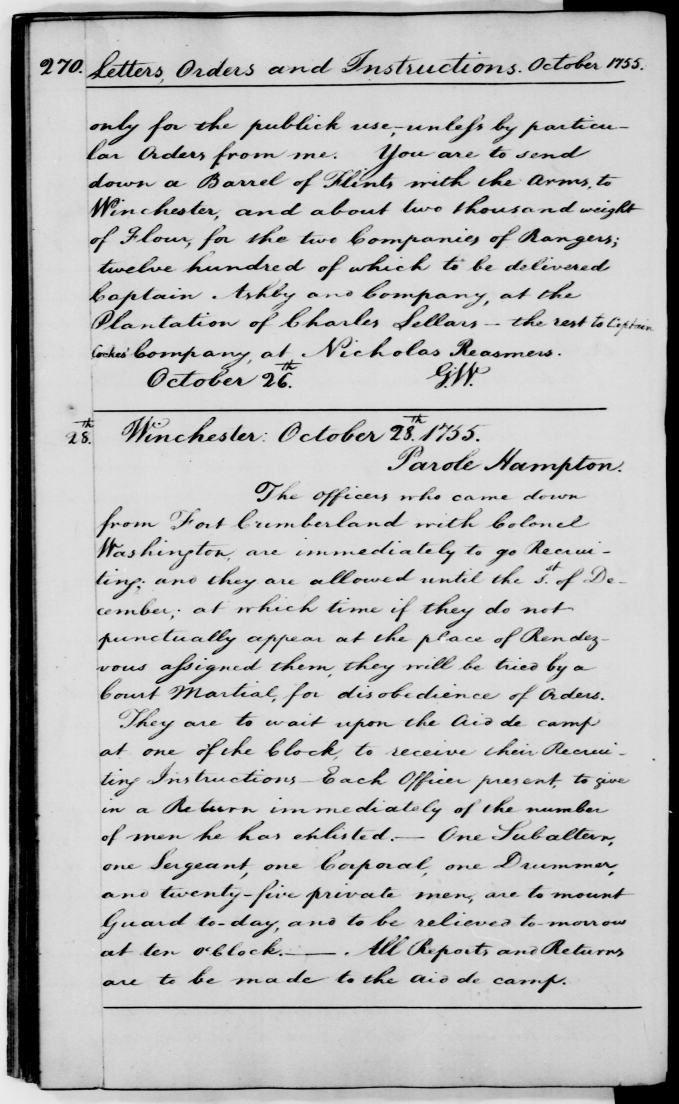
#> input picture Keyword Spotting/images/270.jpg, 2035 x 3311 px, found by its file name (shown at 1/3 size); its folder holds 8 pictures in this run; the run also reads 2 pictures not shown here
$ jupyter execute --allow-errors keyword_spotting.ipynb
#> lines starting #> are read from the running program, lines starting #| are printed output that depends on the picture; after the words box and inside, x2 and y2 are one past the last pixel; in counts of white or black regions, pixels touching at a corner belong together
# Exercise 3

Shape Matching: Represent shapes with a string of equidistance contour points, labeled with their angle (0 if continuing in the same direction, ≠0 for turns

Dynamic time warping aligns two sequences along a common time axis by considering only substitutions $(x_i \rightarrow y_j)$, usually with Euclidean cost:
$c(x_i \rightarrow y_j)= ||x_i − y_j|| = \sqrt{\sum_{k=1}^{n}(x_{i,k} − y_{j,k})^2}$

## Keyword Spotting:
Describe words as feature vector sequences with a sliding window.
Retrieve words similar to a query word from the document.

## Our data:
* /ground-truth/transcription.txt:  Contains the transcription of all words (on a character level) of the whole dataset.
* /ground-truth/locations/*.svg: Contains bounding boxes for all words in the svg-format.

* /images/*.jpg: original images in jpg-format.

* /task:  Contains three files: ####train.txt / valid.txt #### Contains a splitting of the documents into a training and a validation set. keywords.txt: Contains a list of keywords of which each will be at least once in the training and validation dataset.
## Understanding the data
The SVG images (in /ground-truth/locations/*.svg) contain the bounding boxes for all words. What one did was creating th polygon "box" aorund the separate words and the idea is that the bounding box can tell us what the word inside it is. Each word in manuscript has a single bounding box.

In the transcription.txt file you can find which word would be in which bounding box eg. 270-01-03 O-r-d-e-r-s means that in document 270 on line 1 the third word is *Orders*.

## What to do?
The idea is to get the polygons out of the SVGs (in /ground-truth/locations/*.svg), i.e. cut out those polygons and save them in single files.

Then, one has to go trough those polygons and find out which polygon is which word (this is known!). Then, re-evaluate on test set.

## Preliminaries
We start with some imports

[cell 1]
from PIL import Image, ImageDraw
from skimage.filters import threshold_otsu, threshold_sauvola  # I am not quite sure yet if otsu is the best binarization
import numpy as np
import xml.etree.ElementTree as ET
from IPython.display import display
import os
import pickle

## Preprocessing
First load train images:

[cell 2]
images_path = "images"
train_imgs = {f: np.array(Image.open(f"images/{f}")) for f in os.listdir(images_path)}
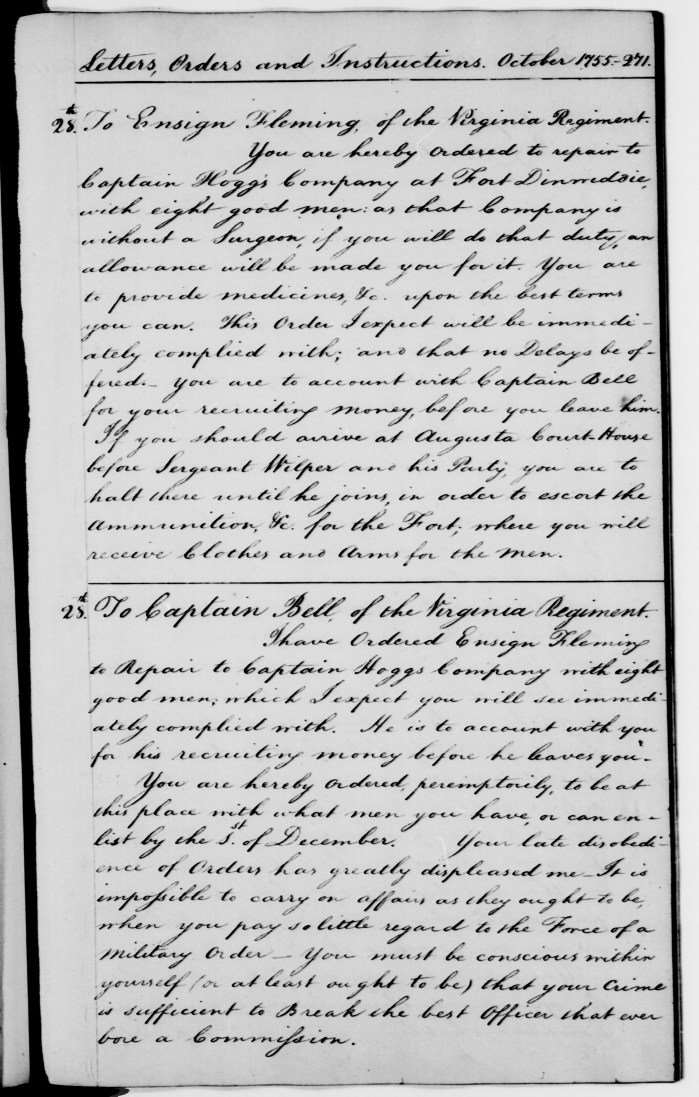
#> input picture Keyword Spotting/images/271.jpg, 2095 x 3289 px, found by its file name (shown at 1/3 size)
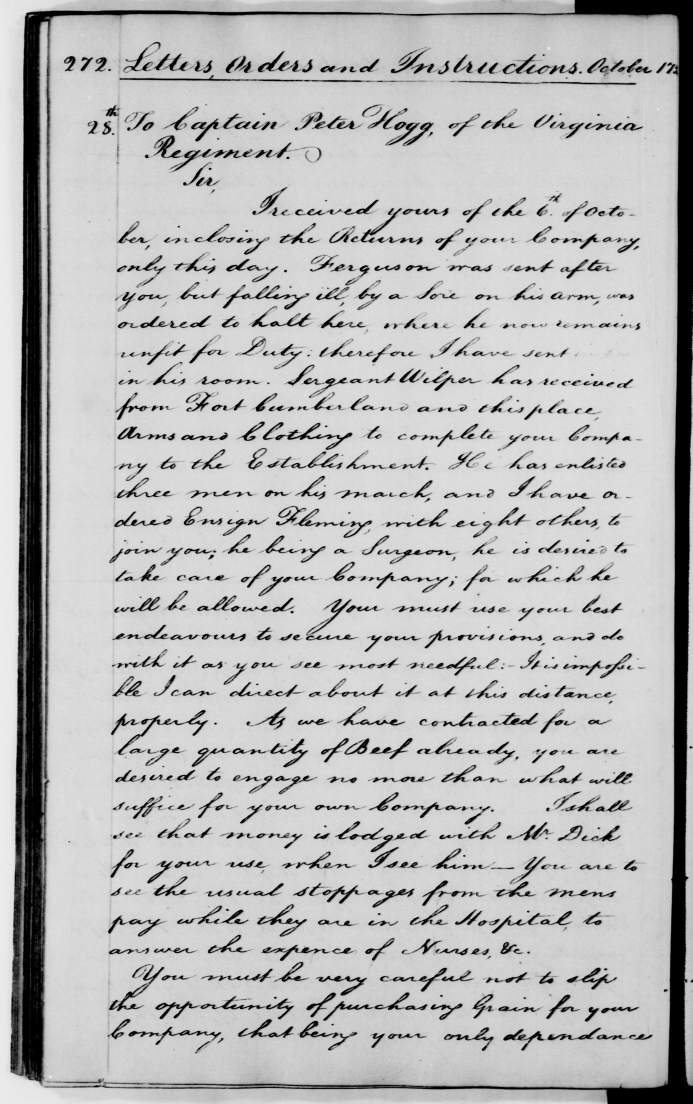
#> input picture Keyword Spotting/images/272.jpg, 2077 x 3311 px, found by its file name (shown at 1/3 size)
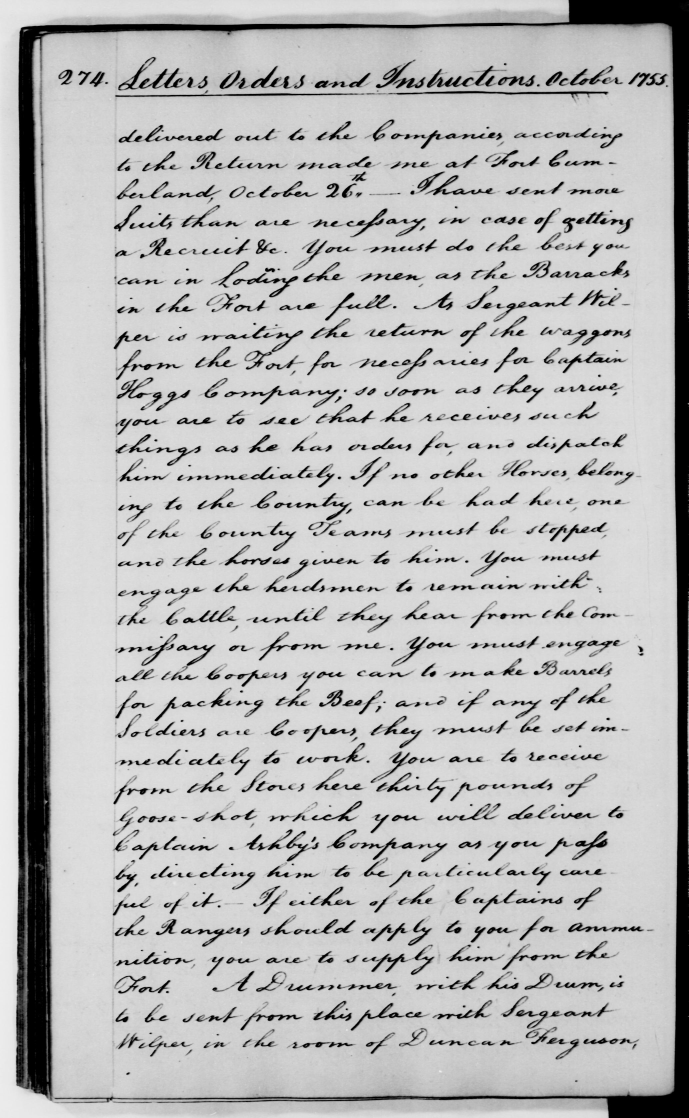
#> input picture Keyword Spotting/images/274.jpg, 2065 x 3353 px, found by its file name (shown at 1/3 size)
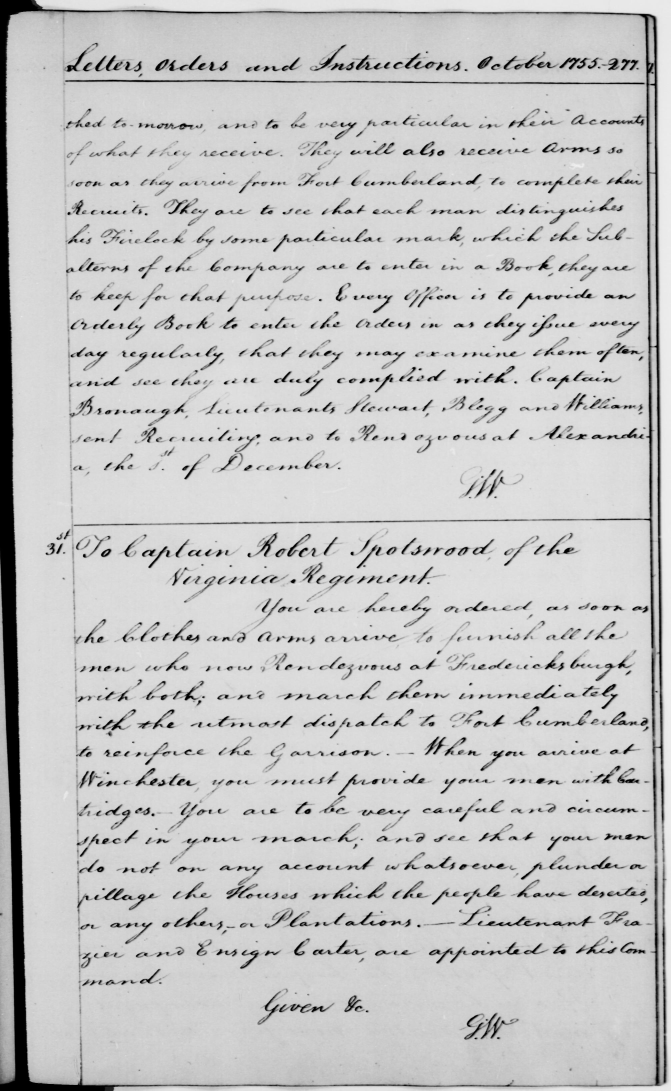
#> input picture Keyword Spotting/images/277.jpg, 2011 x 3271 px, found by its file name (shown at 1/3 size)
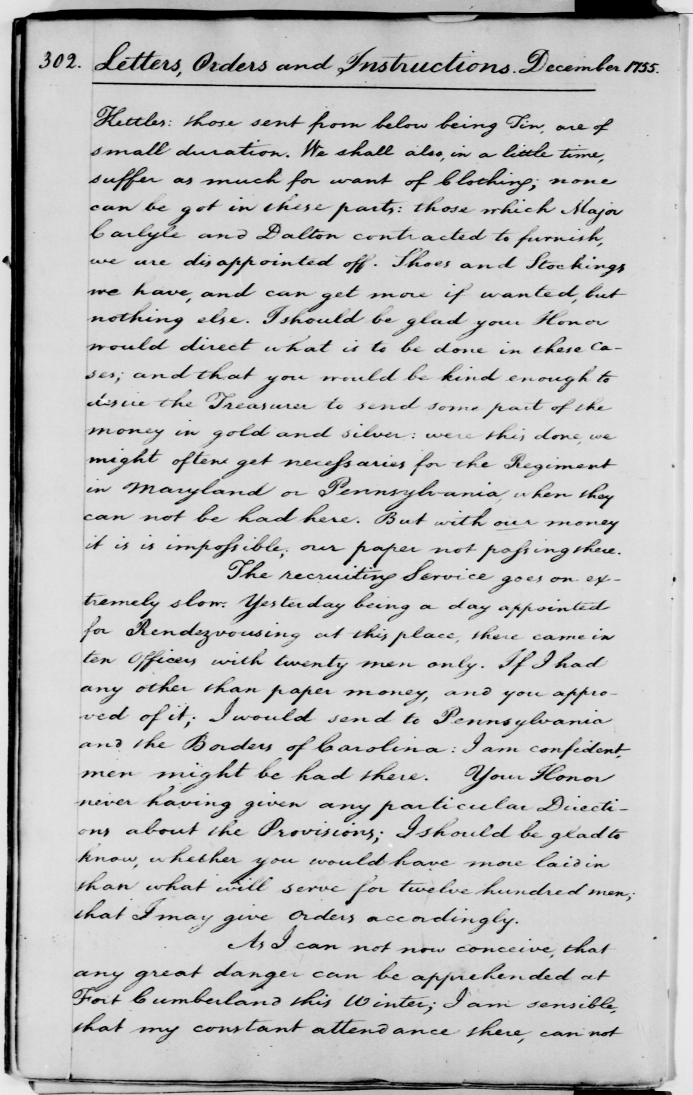
#> input picture Keyword Spotting/images/302.jpg, 2077 x 3283 px, found by its file name (shown at 1/3 size)
#> train_imgs = 8 items

Next use Otsu method to binarize all training images:

[cell 3]
def binarize(i, t):
    """Binarize an image (as numpy array) using the given threshold."""

    thresholded_im = np.zeros(i.shape)
    thresholded_im[i >= t] = 1
    return thresholded_im

binarized_train_imgs = {k: binarize(v, threshold_otsu(v)) for (k, v) in train_imgs.items()}
#> binarized_train_imgs = 8 items

[cell 4]
Image.fromarray(binarized_train_imgs["270.jpg"].astype('uint8')*255)
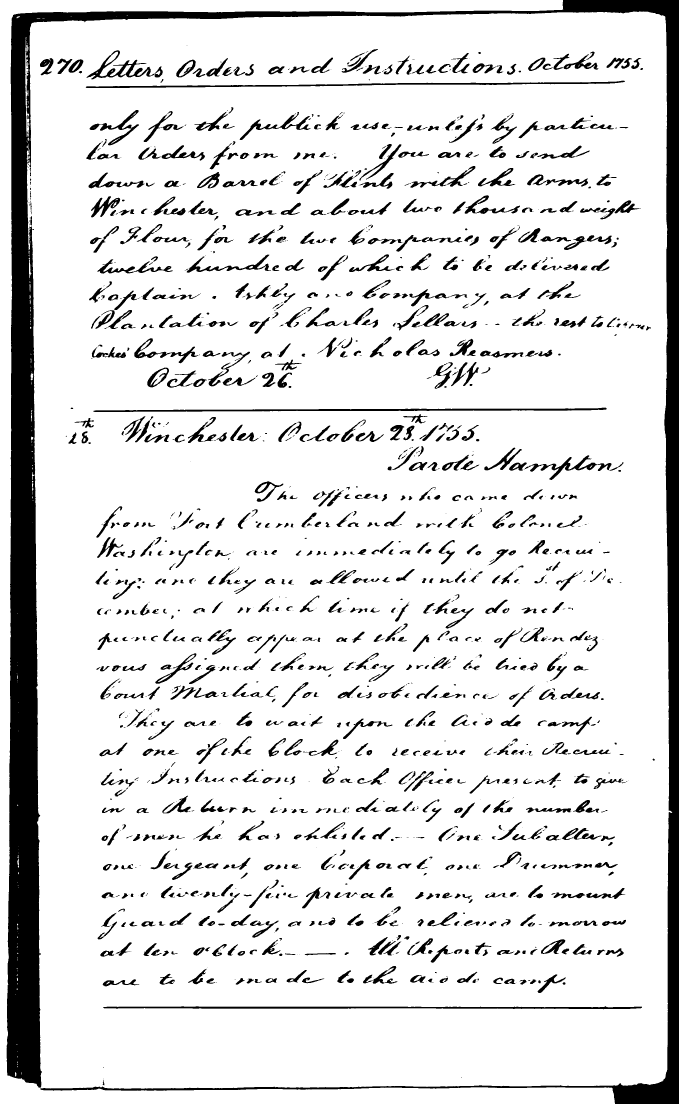
#> Out: PIL image 2035x3311 L (shown at 1/3 size); 87.9% white; 1623 black regions (510 under 20 px), largest, box (x1, y1, x2, y2) and area: (20, 0, 2035, 3311) 405170, (310, 3019, 1926, 3028) 8720, (280, 1223, 1820, 1236) 8564

Now lets get the images from our "ground truth" SVGs:

[cell 5]
# [30 lines left out: functions parse, cut_word, not called in this run]

#> (the rest of this cell did not finish here and is left out)

Lets look at some words:

#> (a cell that did not finish here is left out)

Mapping words to images can be done using the transcription.txt:

[cell 7]
def remove_pt(word):
    filter_ = ["-s_cm", "-s_pt", "-s_qo"]
    if any(word.endswith(pt) for pt in filter_):
        index = max(word.find(pt) for pt in filter_)
        return word[:index]

    return word

def mapping():
    with open("ground-truth/transcription.txt", "r") as t:
        # mapping "position -> word" (not the other way around since word may not be unique)
#> (reads Keyword Spotting/ground-truth/transcription.txt from the repository)
        pos_to_word = {name: remove_pt(word) for (name, word) in [l.strip().split(" ") for l in t]}
